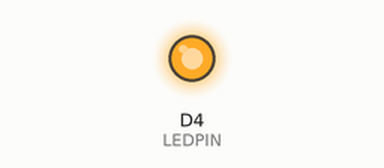
Bench run of a sketch on a simulated ESP8266 (NodeMCU). Parts: output pins drawn as LEDs (lit = HIGH). What the sketch prints to the serial monitor is not drawn.

Above: at 1.1 s.
At 3.3 s:
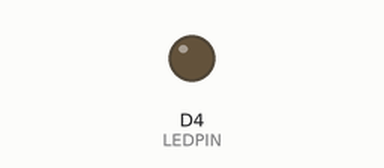
Timing chart, 0 to 3.7 s (numbered marks = the images above):
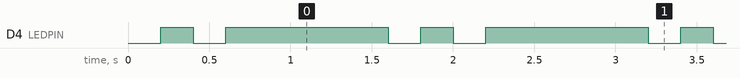

Measured:
- by itself, D4 (LEDPIN): repeats every 1.6 s: LOW 0.20 s, HIGH 1.0 s, LOW 0.20 s, HIGH 0.20 s
- by itself, everything shown: repeats every 1.6 s, in 4 steps

The sketch:

Hello_IoT_World.ino
```cpp
// GPO DevLab Pir Sensor example

#define LEDPIN D4 //

void setup()
{
  Serial.begin(115200); // Set baudrate
  Serial.println("\n\nHello IoT World!");
  pinMode(LEDPIN, OUTPUT);
}

void loop()
{
  digitalWrite(LEDPIN, LOW);
  delay(200);
  digitalWrite(LEDPIN, HIGH);
  delay(200);
  digitalWrite(LEDPIN, LOW);
  delay(200);
  digitalWrite(LEDPIN, HIGH);
  delay(1000);
}
```
